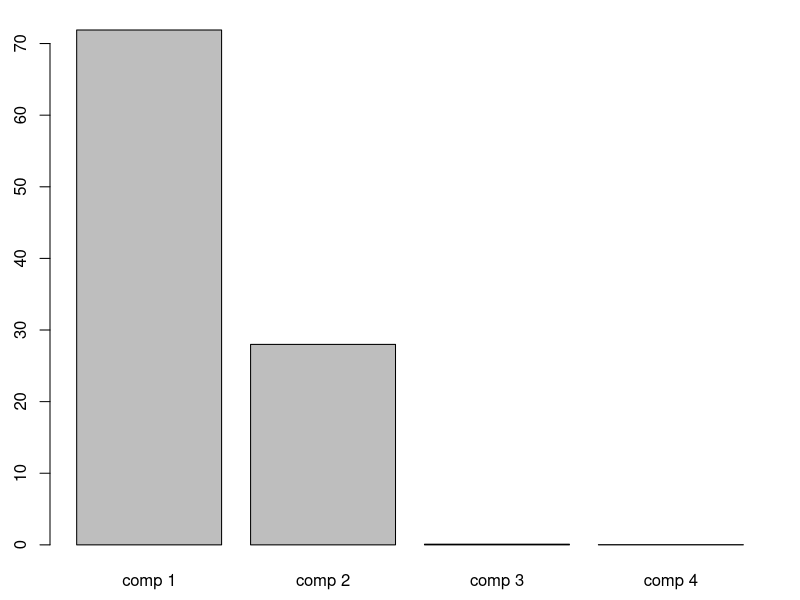
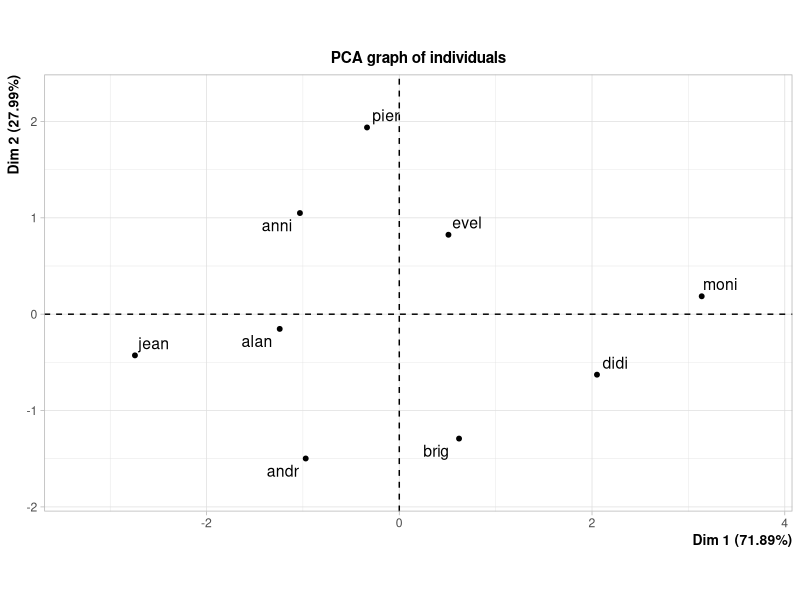
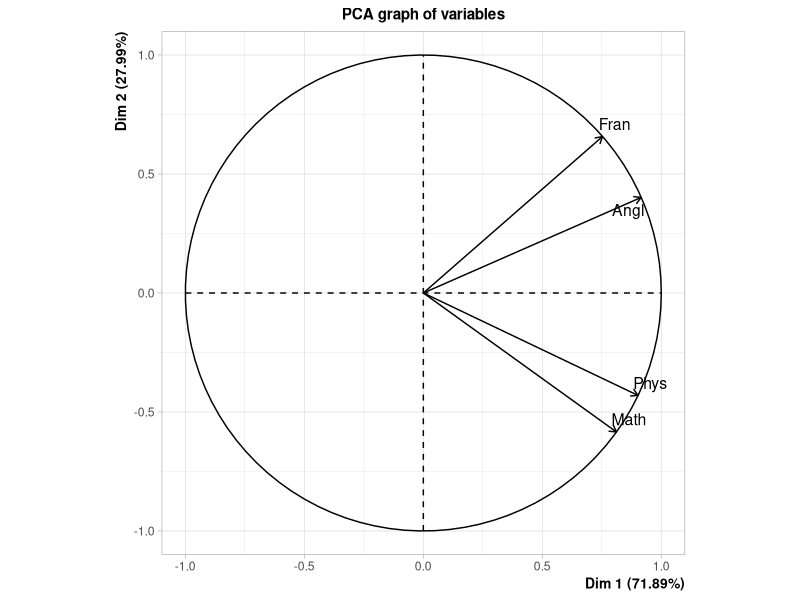

The R source for these figures, in order:
## ---- chunk 1
knitr::opts_chunk$set(echo = FALSE, fig.align = "center")
## ---- chunk 2
donnees = read.table(text = "Etudiant & Math & Phys & Fran & Angl
jean &  6.00 &  6.00 &  5.00 &  5.50
alan &  8.00 &  8.00 &  8.00 &  8.00
anni &  6.00 &  7.00 & 11.00 &  9.50
moni & 14.50 & 14.50 & 15.50 & 15.00
didi & 14.00 & 14.00 & 12.00 & 12.50
andr & 11.00 & 10.00 &  5.50 &  7.00
pier &  5.50 &  7.00 & 14.00 & 11.50
brig & 13.00 & 12.50 &  8.50 &  9.50
evel &  9.00 &  9.50 & 12.50 & 12.00", sep = "&", header = T, row.names = 1)

knitr::kable(donnees, row.names = T)
## ---- chunk 3
knitr::kable(apply(donnees, 2, var), digits = 2)
## ---- chunk 4
knitr::kable(cor(donnees), digits = 2)
## ---- chunk 5
library(FactoMineR)
acp = PCA(donnees, graph = FALSE)
## ---- chunk 6
knitr::kable(round(setNames(data.frame(acp$eig), c("Valeur propre", "Variance (%)", "Cumulée (%)")), 2), row.names = TRUE)
## ---- chunk 7
par(mar = c(2, 2, 1, 1) + .5)
barplot(acp$eig[,2])
## ---- chunk 8
par(mfrow = c(1, 2))
plot(acp)
plot(acp, choix = "var")
## ---- chunk 9
indcontrib = setNames(as.data.frame(addmargins(acp$ind$contrib, 1)), paste("contrib", 1:4))
knitr::kable(indcontrib, digits = 1)
## ---- chunk 10
indcos2 = setNames(as.data.frame(addmargins(acp$ind$cos2, 2)), c(paste("qualité", 1:4), "Somme"))
knitr::kable(indcos2, digits = 1)
## ---- chunk 11
varcontrib = setNames(as.data.frame(acp$var$contrib), paste("contrib", 1:4))
knitr::kable(varcontrib, digits = 1)
## ---- chunk 12
varcos2 = setNames(as.data.frame(acp$var$cos2), paste("qualité", 1:4))
knitr::kable(varcos2, digits = 1)
